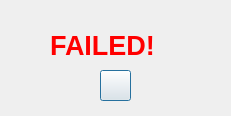
<?xml version="1.0" encoding="UTF-8"?>
<ui version="4.0">
 <class>Dialog</class>
 <widget class="QDialog" name="Dialog">
  <property name="geometry">
   <rect>
    <x>0</x>
    <y>0</y>
    <width>231</width>
    <height>116</height>
   </rect>
  </property>
  <property name="sizePolicy">
   <sizepolicy hsizetype="Fixed" vsizetype="Fixed">
    <horstretch>0</horstretch>
    <verstretch>0</verstretch>
   </sizepolicy>
  </property>
  <property name="windowTitle">
   <string>Dialog</string>
  </property>
  <widget class="QLabel" name="label">
   <property name="geometry">
    <rect>
     <x>50</x>
     <y>20</y>
     <width>141</width>
     <height>51</height>
    </rect>
   </property>
   <property name="font">
    <font>
     <pointsize>20</pointsize>
    </font>
   </property>
   <property name="styleSheet">
    <string notr="true">background-color: &quot;transparent&quot;</string>
   </property>
   <property name="text">
    <string>&lt;html&gt;&lt;head/&gt;&lt;body&gt;&lt;p&gt;&lt;span style=&quot; font-weight:600; color:#ff0000;&quot;&gt;FAILED!&lt;/span&gt;&lt;/p&gt;&lt;/body&gt;&lt;/html&gt;</string>
   </property>
  </widget>
  <widget class="QPushButton" name="pushButton">
   <property name="geometry">
    <rect>
     <x>100</x>
     <y>70</y>
     <width>31</width>
     <height>31</height>
    </rect>
   </property>
   <property name="styleSheet">
    <string notr="true">background-color: &quot;transparent&quot;</string>
   </property>
   <property name="text">
    <string/>
   </property>
   <property name="icon">
    <iconset>
     <normaloff>icons/exit.png</normaloff>icons/exit.png</iconset>
   </property>
  </widget>
 </widget>
 <resources/>
 <connections/>
</ui>
